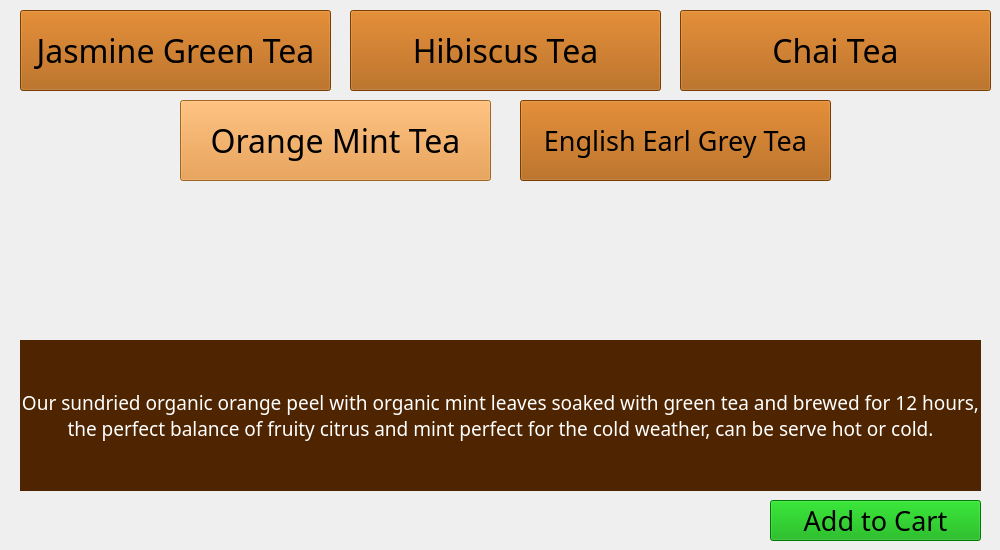
      <widget class="QWidget" name="coffee4_HarrisLatte_2">
       <widget class="QPushButton" name="pushButton_tea4to5">
        <property name="geometry">
         <rect>
          <x>520</x>
          <y>100</y>
          <width>311</width>
          <height>81</height>
         </rect>
        </property>
        <property name="font">
         <font>
          <family>Bernard MT Condensed</family>
          <pointsize>20</pointsize>
         </font>
        </property>
        <property name="styleSheet">
         <string notr="true">background-color: rgb(170, 85, 0);</string>
        </property>
        <property name="text">
         <string>English Earl Grey Tea</string>
        </property>
       </widget>
       <widget class="QPushButton" name="pushButton_tea4to1">
        <property name="geometry">
         <rect>
          <x>20</x>
          <y>10</y>
          <width>311</width>
          <height>81</height>
         </rect>
        </property>
        <property name="font">
         <font>
          <family>Bernard MT Condensed</family>
          <pointsize>24</pointsize>
         </font>
        </property>
        <property name="styleSheet">
         <string notr="true">background-color: rgb(170, 85, 0);</string>
        </property>
        <property name="text">
         <string>Jasmine Green Tea</string>
        </property>
       </widget>
       <widget class="QPushButton" name="pushButton_coffeeToModify_47">
        <property name="geometry">
         <rect>
          <x>180</x>
          <y>100</y>
          <width>311</width>
          <height>81</height>
         </rect>
        </property>
        <property name="font">
         <font>
          <family>Bernard MT Condensed</family>
          <pointsize>24</pointsize>
         </font>
        </property>
        <property name="styleSheet">
         <string notr="true">background-color: rgb(226, 143, 49);</string>
        </property>
        <property name="text">
         <string>Orange Mint Tea</string>
        </property>
       </widget>
       <widget class="QPushButton" name="pushButton_tea4to3">
        <property name="geometry">
         <rect>
          <x>680</x>
          <y>10</y>
          <width>311</width>
          <height>81</height>
         </rect>
        </property>
        <property name="font">
         <font>
          <family>Bernard MT Condensed</family>
          <pointsize>24</pointsize>
         </font>
        </property>
        <property name="styleSheet">
         <string notr="true">background-color: rgb(170, 85, 0);</string>
        </property>
        <property name="text">
         <string>Chai Tea</string>
        </property>
       </widget>
       <widget class="QPushButton" name="pushButton_tea4to2">
        <property name="geometry">
         <rect>
          <x>350</x>
          <y>10</y>
          <width>311</width>
          <height>81</height>
         </rect>
        </property>
        <property name="font">
         <font>
          <family>Bernard MT Condensed</family>
          <pointsize>24</pointsize>
         </font>
        </property>
        <property name="styleSheet">
         <string notr="true">background-color: rgb(170, 85, 0);</string>
        </property>
        <property name="text">
         <string>Hibiscus Tea</string>
        </property>
       </widget>
       <widget class="QPushButton" name="pushButton_tea4ToCart">
        <property name="geometry">
         <rect>
          <x>770</x>
          <y>500</y>
          <width>211</width>
          <height>41</height>
         </rect>
        </property>
        <property name="font">
         <font>
          <family>Bernard MT Condensed</family>
          <pointsize>20</pointsize>
         </font>
        </property>
        <property name="styleSheet">
         <string notr="true">background-color: rgb(0, 170, 0);
color: rgb(0, 0, 0);</string>
        </property>
        <property name="text">
         <string>Add to Cart</string>
        </property>
       </widget>
       <widget class="QLabel" name="label_32">
        <property name="geometry">
         <rect>
          <x>20</x>
          <y>340</y>
          <width>961</width>
          <height>151</height>
         </rect>
        </property>
        <property name="font">
         <font>
          <family>Bernard MT Condensed</family>
          <pointsize>14</pointsize>
         </font>
        </property>
        <property name="styleSheet">
         <string notr="true">background-color: rgb(79, 37, 1);
color: rgb(255, 255, 255);</string>
        </property>
        <property name="text">
         <string>Our sundried organic orange peel with organic mint leaves soaked with green tea and brewed for 12 hours, the perfect balance of fruity citrus and mint perfect for the cold weather, can be serve hot or cold.</string>
        </property>
        <property name="alignment">
         <set>Qt::AlignCenter</set>
        </property>
        <property name="wordWrap">
         <bool>true</bool>
        </property>
       </widget>
      </widget>
